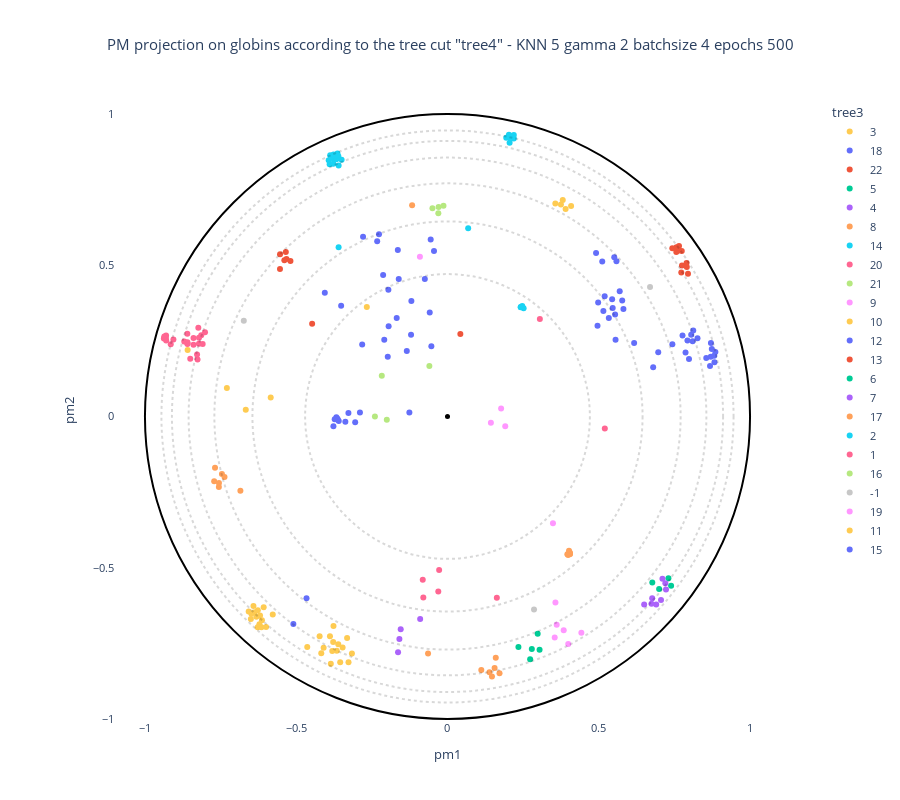

The notebook cell saved with this chart:
### Code cell
trace1 = plot_embedding_interactive(df5, 
                                    labels_name = 'tree3',
                                    show_text=True, 
                                    color_palette = globin_palette,
                                    title = "PM projection on globins according to the tree cut \"tree4\" - KNN 5 gamma 2 batchsize 4 epochs 500",
                                    fontsize = 11
                              )
trace1.show()

### Figure 1 — Plotly figure (JSON) as saved in the notebook; plotly's stock layout.template omitted (floating-point values rounded to 4 significant figures; data arrays with more than 128 entries replaced by an {"elided": "..."} marker saying what was removed)
{"data": [{"customdata": [[5, 3, 3, 2, "Globin C, coelomic", "Globin", "Caudina arenicola", "Caudina", 2.101], [4, 2, 3, 2, "Hemoglobin", "Hemoglobin", "Hemipholis cordifera", "Hemipholis", 2.327], [4, 2, 3, 2, "Hemoglobin", "Hemoglobin", "Ophiactis simplex", "Ophiactis", 2.22], [4, 2, 3, 2, "Hemoglobin", "Hemoglobin", "Ophiactis simplex", "Ophiactis", 2.262], [-1, -1, 3, 2, "Extracellular globin 1", "Extracellular", "Metaphire sieboldi", "Metaphire", 2.434]], "hovertemplate": "<b>%{hovertext}</b><br><br>tree3=%{customdata[2]}<br>pm1=%{x}<br>pm2=%{y}<br>tree1=%{customdata[0]}<br>tree2=%{customdata[1]}<br>tree4=%{customdata[3]}<br>full_name=%{customdata[4]}<br>short_name=%{customdata[5]}<br>full_species=%{customdata[6]}<br>short_species=%{customdata[7]}<br>evo_distance=%{customdata[8]}<extra></extra>", "hovertext": [3, 3, 3, 3, 3], "legendgroup": "3", "marker": {"color": "#FECB52", "symbol": "circle"}, "mode": "markers", "name": "3", "orientation": "v", "showlegend": true, "type": "scatter", "x": [-0.2667, -0.5843, -0.6667, -0.7293, -0.8589], "xaxis": "x", "y": [0.3616, 0.06237, 0.02236, 0.09369, 0.2195], "yaxis": "y"}, {"customdata": {"elided": "33x9 mixed values"}, "hovertemplate": "<b>%{hovertext}</b><br><br>tree3=%{customdata[2]}<br>pm1=%{x}<br>pm2=%{y}<br>tree1=%{customdata[0]}<br>tree2=%{customdata[1]}<br>tree4=%{customdata[3]}<br>full_name=%{customdata[4]}<br>short_name=%{customdata[5]}<br>full_species=%{customdata[6]}<br>short_species=%{customdata[7]}<br>evo_distance=%{customdata[8]}<extra></extra>", "hovertext": [18, 18, 18, 18, 18, 18, 18, 18, 18, 18, 18, 18, 18, 18, 18, 18, 18, 18, 18, 18, 18, 18, 18, 18, 18, 18, 18, 18, 18, 18, 18, 18, 18], "legendgroup": "18", "marker": {"color": "#636efa", "symbol": "circle"}, "mode": "markers", "name": "18", "orientation": "v", "showlegend": true, "type": "scatter", "x": [-0.1205, -0.1612, -0.2265, -0.1642, -0.2791, -0.1194, -0.05873, -0.05559, -0.04461, -0.1975, -0.1679, -0.2128, -0.3275, -0.3636, -0.3376, -0.2894, -0.3632, -0.3673, -0.3051, -0.3594, -0.126, -0.1345, -0.05338, -0.1954, -0.2324, -0.4055, -0.07493, -0.282, -0.3729, -0.209, -0.3771, -0.3516, -0.1946], "xaxis": "x", "y": [0.2698, 0.4545, 0.6022, 0.5504, 0.5938, 0.3816, 0.3436, 0.5852, 0.5472, 0.1972, 0.3251, 0.4679, 0.0111, -0.007673, -0.01755, 0.01265, -0.01104, -0.002844, -0.01954, -0.01471, 0.01292, 0.216, 0.2322, 0.4192, 0.579, 0.4091, 0.4542, 0.2378, -0.009588, 0.2535, -0.03248, 0.366, 0.298], "yaxis": "y"}, {"customdata": [[-1, 40, 22, 11, "ACYPI007228 protein", "ACYPI007228", "Acyrthosiphon pisum", "Acyrthosiphon", 0.4446], [10, 38, 22, 9, "Hemoglobin T1 polymer", "Hemoglobin", "Artemia salina", "Artemia", 1.847], [10, 38, 22, 9, "Hemoglobin P polymer", "Hemoglobin", "Parartemia zietziana", "Parartemia", 1.919], [11, 38, 22, 9, "Hemoglobin T1 polymer", "Hemoglobin", "Artemia salina", "Artemia", 1.781], [11, 38, 22, 9, "Hemoglobin P polymer", "Hemoglobin", "Parartemia zietziana", "Parartemia", 1.74], [11, 38, 22, 9, "Hemoglobin C1 polymer", "Hemoglobin", "Artemia salina", "Artemia", 1.703], [-1, 38, 22, 9, "Hemoglobin P polymer", "Hemoglobin", "Parartemia zietziana", "Parartemia", 2.089], [-1, 40, 22, 11, "Uncharacterized protein", "Uncharacterized", "Acyrthosiphon pisum", "Acyrthosiphon", 0.9009]], "hovertemplate": "<b>%{hovertext}</b><br><br>tree3=%{customdata[2]}<br>pm1=%{x}<br>pm2=%{y}<br>tree1=%{customdata[0]}<br>tree2=%{customdata[1]}<br>tree4=%{customdata[3]}<br>full_name=%{customdata[4]}<br>short_name=%{customdata[5]}<br>full_species=%{customdata[6]}<br>short_species=%{customdata[7]}<br>evo_distance=%{customdata[8]}<extra></extra>", "hovertext": [22, 22, 22, 22, 22, 22, 22, 22], "legendgroup": "22", "marker": {"color": "#EF553B", "symbol": "circle"}, "mode": "markers", "name": "22", "orientation": "v", "showlegend": true, "type": "scatter", "x": [0.04247, -0.5344, -0.5535, -0.5191, -0.5322, -0.5392, -0.5537, -0.4474], "xaxis": "x", "y": [0.2728, 0.5433, 0.5362, 0.5137, 0.5203, 0.5162, 0.4875, 0.3062], "yaxis": "y"}, {"customdata": [[13, 17, 5, 7, "Uncharacterized protein", "Uncharacterized", "Capitella teleta", "Capitella", 2.144], [13, 17, 5, 7, "Uncharacterized protein", "Uncharacterized", "Capitella teleta", "Capitella", 2.237], [-1, 17, 5, 7, "Uncharacterized protein (Fragment)", "Uncharacterized", "Capitella teleta", "Capitella", 2.669], [-1, 17, 5, 7, "Uncharacterized protein", "Uncharacterized", "Capitella teleta", "Capitella", 2.428]], "hovertemplate": "<b>%{hovertext}</b><br><br>tree3=%{customdata[2]}<br>pm1=%{x}<br>pm2=%{y}<br>tree1=%{customdata[0]}<br>tree2=%{customdata[1]}<br>tree4=%{customdata[3]}<br>full_name=%{customdata[4]}<br>short_name=%{customdata[5]}<br>full_species=%{customdata[6]}<br>short_species=%{customdata[7]}<br>evo_distance=%{customdata[8]}<extra></extra>", "hovertext": [5, 5, 5, 5], "legendgroup": "5", "marker": {"color": "#00cc96", "symbol": "circle"}, "mode": "markers", "name": "5", "orientation": "v", "showlegend": true, "type": "scatter", "x": [0.6994, 0.6769, 0.7391, 0.7302], "xaxis": "x", "y": [-0.57, -0.5486, -0.5592, -0.535], "yaxis": "y"}, {"customdata": [[-1, -1, 4, 7, "Uncharacterized protein", "Uncharacterized", "Capitella teleta", "Capitella", 2.502], [-1, 7, 4, 7, "Cytoglobin 2", "Cytoglobin", "Crassostrea gigas", "Crassostrea", 2.349], [-1, 7, 4, 7, "Uncharacterized protein", "Uncharacterized", "Lottia gigantea", "Lottia", 2.433], [12, 6, 4, 7, "Protein CBR GLB 7", "Protein", "Caenorhabditis briggsae", "Caenorhabditis", 3.016], [12, 6, 4, 7, "Uncharacterized protein", "Uncharacterized", "Haemonchus placei", "Haemonchus", 3.29], [-1, 6, 4, 7, "Cre glb 30 protein", "Cre", "Ascaris suum", "Ascaris", 3.176], [-1, -1, 4, 7, "Globin like protein 26", "Globin", "Trichinella pseudospiralis", "Trichinella", 3.038], [-1, 6, 4, 7, "Uncharacterized protein", "Uncharacterized", "Ancylostoma ceylanicum", "Ancylostoma", 3.207]], "hovertemplate": "<b>%{hovertext}</b><br><br>tree3=%{customdata[2]}<br>pm1=%{x}<br>pm2=%{y}<br>tree1=%{customdata[0]}<br>tree2=%{customdata[1]}<br>tree4=%{customdata[3]}<br>full_name=%{customdata[4]}<br>short_name=%{customdata[5]}<br>full_species=%{customdata[6]}<br>short_species=%{customdata[7]}<br>evo_distance=%{customdata[8]}<extra></extra>", "hovertext": [4, 4, 4, 4, 4, 4, 4, 4], "legendgroup": "4", "marker": {"color": "#ab63fa", "symbol": "circle"}, "mode": "markers", "name": "4", "orientation": "v", "showlegend": true, "type": "scatter", "x": [0.7222, 0.7201, 0.7105, 0.6766, 0.65, 0.6898, 0.7057, 0.6743], "xaxis": "x", "y": [-0.5716, -0.5513, -0.5363, -0.6011, -0.6217, -0.6216, -0.6068, -0.6194], "yaxis": "y"}, {"customdata": {"elided": "15x9 mixed values"}, "hovertemplate": "<b>%{hovertext}</b><br><br>tree3=%{customdata[2]}<br>pm1=%{x}<br>pm2=%{y}<br>tree1=%{customdata[0]}<br>tree2=%{customdata[1]}<br>tree4=%{customdata[3]}<br>full_name=%{customdata[4]}<br>short_name=%{customdata[5]}<br>full_species=%{customdata[6]}<br>short_species=%{customdata[7]}<br>evo_distance=%{customdata[8]}<extra></extra>", "hovertext": [8, 8, 8, 8, 8, 8, 8, 8, 8, 8, 8, 8, 8, 8, 8], "legendgroup": "8", "marker": {"color": "#FFA15A", "symbol": "circle"}, "mode": "markers", "name": "8", "orientation": "v", "showlegend": true, "type": "scatter", "x": [0.1596, -0.0643, 0.4047, 0.4035, 0.1557, 0.4017, 0.1117, 0.147, 0.3961, 0.1386, 0.4047, 0.404, 0.404, 0.3989, 0.1719], "xaxis": "x", "y": [-0.7977, -0.7834, -0.4543, -0.4507, -0.8313, -0.4436, -0.8378, -0.8599, -0.4553, -0.8453, -0.4547, -0.4496, -0.4531, -0.4583, -0.8485], "yaxis": "y"}, {"customdata": [[-1, 23, 14, 6, "Globin", "Globin", "Branchiostoma floridae", "Branchiostoma", 2.133], [34, 23, 14, 6, "Globin", "Globin", "Branchiostoma floridae", "Branchiostoma", 2.166], [33, 24, 14, 6, "Uncharacterized protein", "Uncharacterized", "Ciona savignyi", "Ciona", 2.805], [33, 24, 14, 6, "Uncharacterized protein", "Uncharacterized", "Ciona intestinalis", "Ciona", 2.811], [33, 24, 14, 6, "Globin", "Globin", "Ciona intestinalis", "Ciona", 2.838], [33, 24, 14, 6, "Uncharacterized protein", "Uncharacterized", "Ciona savignyi", "Ciona", 2.966], [35, 24, 14, 6, "Uncharacterized protein", "Uncharacterized", "Ciona savignyi", "Ciona", 2.658], [35, 24, 14, 6, "Globin", "Globin", "Ciona intestinalis", "Ciona", 2.609], [34, 23, 14, 6, "Putative uncharacterized protein", "Putative", "Branchiostoma floridae", "Branchiostoma", 2.38], [34, 23, 14, 6, "Putative uncharacterized protein", "Putative", "Branchiostoma floridae", "Branchiostoma", 2.388], [-1, -1, 14, 6, "Neuroglobin like protein", "Neuroglobin", "Saccoglossus kowalevskii", "Saccoglossus", 2.36], [-1, 24, 14, 6, "Globin", "Globin", "Ciona intestinalis", "Ciona", 3.129]], "hovertemplate": "<b>%{hovertext}</b><br><br>tree3=%{customdata[2]}<br>pm1=%{x}<br>pm2=%{y}<br>tree1=%{customdata[0]}<br>tree2=%{customdata[1]}<br>tree4=%{customdata[3]}<br>full_name=%{customdata[4]}<br>short_name=%{customdata[5]}<br>full_species=%{customdata[6]}<br>short_species=%{customdata[7]}<br>evo_distance=%{customdata[8]}<extra></extra>", "hovertext": [14, 14, 14, 14, 14, 14, 14, 14, 14, 14, 14, 14], "legendgroup": "14", "marker": {"color": "#19d3f3", "symbol": "circle"}, "mode": "markers", "name": "14", "orientation": "v", "showlegend": true, "type": "scatter", "x": [0.247, 0.2516, 0.2084, 0.203, 0.2095, 0.2191, 0.1942, 0.2053, 0.2422, 0.2419, -0.36, 0.2192], "xaxis": "x", "y": [0.3648, 0.3577, 0.9257, 0.9311, 0.9186, 0.9183, 0.9212, 0.9048, 0.3615, 0.3612, 0.559, 0.9307], "yaxis": "y"}, {"customdata": [[-1, 39, 20, 10, "Uncharacterized protein", "Uncharacterized", "Strongylocentrotus purpuratus", "Strongylocentrotus", 1.753], [-1, 39, 20, 7, "Putative uncharacterized protein", "Putative", "Branchiostoma floridae", "Branchiostoma", 1.933], [-1, -1, 20, 7, "Putative uncharacterized protein", "Putative", "Trichoplax adhaerens", "Trichoplax", 2.316], [23, 16, 20, 7, "Uncharacterized protein", "Uncharacterized", "Arion vulgaris", "Arion", 2.609], [-1, 16, 20, 7, "Uncharacterized protein", "Uncharacterized", "Lottia gigantea", "Lottia", 2.73], [23, 16, 20, 7, "Cytoglobin 1", "Cytoglobin", "Crassostrea gigas", "Crassostrea", 2.855], [23, 16, 20, 7, "Uncharacterized protein", "Uncharacterized", "Lottia gigantea", "Lottia", 2.731]], "hovertemplate": "<b>%{hovertext}</b><br><br>tree3=%{customdata[2]}<br>pm1=%{x}<br>pm2=%{y}<br>tree1=%{customdata[0]}<br>tree2=%{customdata[1]}<br>tree4=%{customdata[3]}<br>full_name=%{customdata[4]}<br>short_name=%{customdata[5]}<br>full_species=%{customdata[6]}<br>short_species=%{customdata[7]}<br>evo_distance=%{customdata[8]}<extra></extra>", "hovertext": [20, 20, 20, 20, 20, 20, 20], "legendgroup": "20", "marker": {"color": "#FF6692", "symbol": "circle"}, "mode": "markers", "name": "20", "orientation": "v", "showlegend": true, "type": "scatter", "x": [0.3053, 0.5199, 0.1631, -0.08177, -0.02765, -0.07994, -0.03041], "xaxis": "x", "y": [0.3219, -0.03993, -0.5993, -0.5397, -0.5079, -0.5981, -0.5785], "yaxis": "y"}, {"customdata": [[-1, 37, 21, 10, "Uncharacterized protein", "Uncharacterized", "Lutzomyia longipalpis", "Lutzomyia", 1.946], [47, 36, 21, 10, "Putative hemoglobin like flavoprotein (Fragment)", "Hemoglobin", "Rhodnius neglectus", "Rhodnius", 1.846], [47, 36, 21, 10, "Putative hemoglobin like flavoprotein (Fragment)", "Hemoglobin", "Triatoma infestans", "Triatoma", 1.904], [-1, 37, 21, 10, "Uncharacterized protein", "Uncharacterized", "Glossina morsitans", "Glossina", 2.019]], "hovertemplate": "<b>%{hovertext}</b><br><br>tree3=%{customdata[2]}<br>pm1=%{x}<br>pm2=%{y}<br>tree1=%{customdata[0]}<br>tree2=%{customdata[1]}<br>tree4=%{customdata[3]}<br>full_name=%{customdata[4]}<br>short_name=%{customdata[5]}<br>full_species=%{customdata[6]}<br>short_species=%{customdata[7]}<br>evo_distance=%{customdata[8]}<extra></extra>", "hovertext": [21, 21, 21, 21], "legendgroup": "21", "marker": {"color": "#B6E880", "symbol": "circle"}, "mode": "markers", "name": "21", "orientation": "v", "showlegend": true, "type": "scatter", "x": [-0.2399, -0.05994, -0.2172, -0.2006], "xaxis": "x", "y": [-0.0003375, 0.167, 0.1349, -0.01096], "yaxis": "y"}, {"customdata": [[-1, -1, 9, 3, "Uncharacterized protein", "Uncharacterized", "Amphimedon queenslandica", "Amphimedon", 2.522], [14, 10, 9, 3, "Uncharacterized protein", "Uncharacterized", "Strongylocentrotus purpuratus", "Strongylocentrotus", 2.654], [-1, -1, 9, 3, "Uncharacterized protein", "Uncharacterized", "Micromonas commoda", "Micromonas", 2.71], [14, 10, 9, 3, "Uncharacterized protein", "Uncharacterized", "Strongylocentrotus purpuratus", "Strongylocentrotus", 2.587], [-1, 10, 9, 3, "Uncharacterized protein", "Uncharacterized", "Strongylocentrotus purpuratus", "Strongylocentrotus", 2.519], [14, 10, 9, 3, "Uncharacterized protein", "Uncharacterized", "Strongylocentrotus purpuratus", "Strongylocentrotus", 2.276], [14, 10, 9, 3, "Uncharacterized protein", "Uncharacterized", "Strongylocentrotus purpuratus", "Strongylocentrotus", 2.867]], "hovertemplate": "<b>%{hovertext}</b><br><br>tree3=%{customdata[2]}<br>pm1=%{x}<br>pm2=%{y}<br>tree1=%{customdata[0]}<br>tree2=%{customdata[1]}<br>tree4=%{customdata[3]}<br>full_name=%{customdata[4]}<br>short_name=%{customdata[5]}<br>full_species=%{customdata[6]}<br>short_species=%{customdata[7]}<br>evo_distance=%{customdata[8]}<extra></extra>", "hovertext": [9, 9, 9, 9, 9, 9, 9], "legendgroup": "9", "marker": {"color": "#FF97FF", "symbol": "circle"}, "mode": "markers", "name": "9", "orientation": "v", "showlegend": true, "type": "scatter", "x": [0.3486, 0.3609, 0.3567, 0.3544, 0.399, 0.3841, 0.4425], "xaxis": "x", "y": [-0.3532, -0.6883, -0.6152, -0.7307, -0.752, -0.707, -0.7151], "yaxis": "y"}, {"customdata": {"elided": "31x9 mixed values"}, "hovertemplate": "<b>%{hovertext}</b><br><br>tree3=%{customdata[2]}<br>pm1=%{x}<br>pm2=%{y}<br>tree1=%{customdata[0]}<br>tree2=%{customdata[1]}<br>tree4=%{customdata[3]}<br>full_name=%{customdata[4]}<br>short_name=%{customdata[5]}<br>full_species=%{customdata[6]}<br>short_species=%{customdata[7]}<br>evo_distance=%{customdata[8]}<extra></extra>", "hovertext": [10, 10, 10, 10, 10, 10, 10, 10, 10, 10, 10, 10, 10, 10, 10, 10, 10, 10, 10, 10, 10, 10, 10, 10, 10, 10, 10, 10, 10, 10, 10], "legendgroup": "10", "marker": {"color": "#FECB52", "symbol": "circle"}, "mode": "markers", "name": "10", "orientation": "v", "showlegend": true, "type": "scatter", "x": [-0.4094, -0.3809, -0.3319, -0.4228, -0.3885, -0.3272, -0.3779, -0.6133, -0.6274, -0.6572, -0.6216, -0.6377, -0.6153, -0.5997, -0.6318, -0.6196, -0.65, -0.6483, -0.5776, -0.627, -0.6413, -0.6077, -0.3547, -0.316, -0.361, -0.3768, -0.366, -0.3467, -0.4172, -0.3857, -0.4635], "xaxis": "x", "y": [-0.7642, -0.7756, -0.7322, -0.7265, -0.7268, -0.8126, -0.7456, -0.6734, -0.6966, -0.6443, -0.6865, -0.6473, -0.6968, -0.6957, -0.6619, -0.6577, -0.6697, -0.6522, -0.6546, -0.6406, -0.6262, -0.6308, -0.8128, -0.7834, -0.7527, -0.6925, -0.7743, -0.764, -0.7828, -0.8176, -0.7618], "yaxis": "y"}, {"customdata": {"elided": "36x9 mixed values"}, "hovertemplate": "<b>%{hovertext}</b><br><br>tree3=%{customdata[2]}<br>pm1=%{x}<br>pm2=%{y}<br>tree1=%{customdata[0]}<br>tree2=%{customdata[1]}<br>tree4=%{customdata[3]}<br>full_name=%{customdata[4]}<br>short_name=%{customdata[5]}<br>full_species=%{customdata[6]}<br>short_species=%{customdata[7]}<br>evo_distance=%{customdata[8]}<extra></extra>", "hovertext": [12, 12, 12, 12, 12, 12, 12, 12, 12, 12, 12, 12, 12, 12, 12, 12, 12, 12, 12, 12, 12, 12, 12, 12, 12, 12, 12, 12, 12, 12, 12, 12, 12, 12, 12, 12], "legendgroup": "12", "marker": {"color": "#636efa", "symbol": "circle"}, "mode": "markers", "name": "12", "orientation": "v", "showlegend": true, "type": "scatter", "x": [0.8553, 0.8263, 0.7768, 0.5152, 0.8677, 0.8854, 0.554, 0.8702, 0.5332, 0.4958, 0.7931, 0.8122, 0.5194, 0.5815, 0.8102, 0.5692, 0.8815, 0.7982, 0.8735, 0.7433, 0.546, 0.7868, 0.5441, 0.5775, 0.5554, 0.6798, 0.8707, 0.6965, 0.6169, 0.5584, 0.5512, 0.5115, 0.491, 0.8054, 0.4979, 0.8824], "xaxis": "x", "y": [0.1931, 0.2581, 0.268, 0.3484, 0.1664, 0.2126, 0.337, 0.1973, 0.3258, 0.2994, 0.2507, 0.284, 0.3974, 0.3549, 0.2486, 0.4136, 0.2009, 0.1898, 0.2229, 0.2385, 0.3586, 0.211, 0.3872, 0.3835, 0.2534, 0.1629, 0.2428, 0.2119, 0.2424, 0.5129, 0.5258, 0.5119, 0.5401, 0.2699, 0.3766, 0.1789], "yaxis": "y"}, {"customdata": [[-1, 18, 13, 5, "Uncharacterized protein", "Uncharacterized", "Lepisosteus oculatus", "Lepisosteus", 2.353], [27, 19, 13, 5, "Hemoglobin subunit alpha", "Hemoglobin", "Cavia porcellus", "Cavia", 2.682], [27, 19, 13, 5, "Hemoglobin subunit alpha 2", "Hemoglobin", "Scalopus aquaticus", "Scalopus", 2.595], [26, 19, 13, 5, "Uncharacterized protein", "Uncharacterized", "Neotoma lepida", "Neotoma", 2.638], [25, 18, 13, 5, "Globin Y", "Globin", "Callorhinchus milii", "Callorhinchus", 2.515], [25, 18, 13, 5, "Uncharacterized protein", "Uncharacterized", "Latimeria chalumnae", "Latimeria", 2.299], [24, 18, 13, 5, "Uncharacterized protein", "Uncharacterized", "Xenopus tropicalis", "Xenopus", 2.514], [24, 18, 13, 5, "Globin Y", "Globin", "Xenopus laevis", "Xenopus", 2.456], [-1, 18, 13, 5, "Uncharacterized protein", "Uncharacterized", "Pelodiscus sinensis", "Pelodiscus", 2.698], [26, 19, 13, 5, "Hemoglobin subunit rho", "Hemoglobin", "Alligator mississippiensis", "Alligator", 2.984], [26, 19, 13, 5, "Uncharacterized protein", "Uncharacterized", "Nomascus leucogenys", "Nomascus", 2.77]], "hovertemplate": "<b>%{hovertext}</b><br><br>tree3=%{customdata[2]}<br>pm1=%{x}<br>pm2=%{y}<br>tree1=%{customdata[0]}<br>tree2=%{customdata[1]}<br>tree4=%{customdata[3]}<br>full_name=%{customdata[4]}<br>short_name=%{customdata[5]}<br>full_species=%{customdata[6]}<br>short_species=%{customdata[7]}<br>evo_distance=%{customdata[8]}<extra></extra>", "hovertext": [13, 13, 13, 13, 13, 13, 13, 13, 13, 13, 13], "legendgroup": "13", "marker": {"color": "#EF553B", "symbol": "circle"}, "mode": "markers", "name": "13", "orientation": "v", "showlegend": true, "type": "scatter", "x": [0.7743, 0.775, 0.7728, 0.7949, 0.7641, 0.7567, 0.743, 0.7563, 0.7652, 0.7901, 0.7909], "xaxis": "x", "y": [0.5466, 0.4986, 0.4757, 0.4715, 0.5484, 0.5595, 0.5557, 0.5438, 0.5635, 0.5072, 0.4941], "yaxis": "y"}, {"customdata": [[-1, -1, 6, 3, "Globin", "Globin", "Gemmatirosa kalamazoonesis", "Gemmatirosa", 2.905], [-1, 9, 6, 3, "Globin", "Globin", "Gemmatirosa kalamazoonesis", "Gemmatirosa", 3.007], [-1, 9, 6, 3, "Hemin receptor", "Hemin", "Halothiobacillus sp.", "Halothiobacillus", 2.535], [15, 8, 6, 3, "ARAD1D45562p", "ARAD1D45562p", "Blastobotrys adeninivorans", "Blastobotrys", 3.652], [15, 8, 6, 3, "CYFA0S05e02454g1_1", "CYFA0S05e02454g1_1", "Cyberlindnera fabianii", "Cyberlindnera", 4.119]], "hovertemplate": "<b>%{hovertext}</b><br><br>tree3=%{customdata[2]}<br>pm1=%{x}<br>pm2=%{y}<br>tree1=%{customdata[0]}<br>tree2=%{customdata[1]}<br>tree4=%{customdata[3]}<br>full_name=%{customdata[4]}<br>short_name=%{customdata[5]}<br>full_species=%{customdata[6]}<br>short_species=%{customdata[7]}<br>evo_distance=%{customdata[8]}<extra></extra>", "hovertext": [6, 6, 6, 6, 6], "legendgroup": "6", "marker": {"color": "#00cc96", "symbol": "circle"}, "mode": "markers", "name": "6", "orientation": "v", "showlegend": true, "type": "scatter", "x": [0.3043, 0.2344, 0.298, 0.2732, 0.2787], "xaxis": "x", "y": [-0.7714, -0.7621, -0.7183, -0.8028, -0.7688], "yaxis": "y"}, {"customdata": [[-1, 15, 7, 4, "Predicted protein", "Predicted", "Nematostella vectensis", "Nematostella", 3.063], [20, 15, 7, 4, "Predicted protein", "Predicted", "Nematostella vectensis", "Nematostella", 2.696], [-1, 15, 7, 4, "Predicted protein", "Predicted", "Nematostella vectensis", "Nematostella", 2.747], [20, 15, 7, 4, "Predicted protein", "Predicted", "Nematostella vectensis", "Nematostella", 2.467]], "hovertemplate": "<b>%{hovertext}</b><br><br>tree3=%{customdata[2]}<br>pm1=%{x}<br>pm2=%{y}<br>tree1=%{customdata[0]}<br>tree2=%{customdata[1]}<br>tree4=%{customdata[3]}<br>full_name=%{customdata[4]}<br>short_name=%{customdata[5]}<br>full_species=%{customdata[6]}<br>short_species=%{customdata[7]}<br>evo_distance=%{customdata[8]}<extra></extra>", "hovertext": [7, 7, 7, 7], "legendgroup": "7", "marker": {"color": "#ab63fa", "symbol": "circle"}, "mode": "markers", "name": "7", "orientation": "v", "showlegend": true, "type": "scatter", "x": [-0.1634, -0.1546, -0.159, -0.09038], "xaxis": "x", "y": [-0.7798, -0.7035, -0.7359, -0.6692], "yaxis": "y"}, {"customdata": [[43, 31, 17, 10, "Globin 2 A chain", "Globin", "Anadara inaequivalvis", "Anadara", 2.939], [-1, -1, 17, 10, "Nerve hemoglobin", "Hemoglobin", "Spisula solidissima", "Spisula", 2.929], [-1, 31, 17, 10, "Hemoglobin (Heterodimeric)", "Hemoglobin", "Barbatia virescens", "Barbatia", 2.81], [43, 31, 17, 10, "Globin, minor", "Globin,", "Anadara trapezia", "Anadara", 3.279], [43, 31, 17, 10, "Globin 2 B chain", "Globin", "Anadara inaequivalvis", "Anadara", 3.138], [-1, -1, 17, 10, "Hemoglobin II", "Hemoglobin", "Phacoides pectinatus", "Phacoides", 2.946], [44, 30, 17, 10, "Two domain chain of the polymeric hemoglobin (Intracellular)", "Hemoglobin", "Barbatia lima", "Barbatia", 2.721], [44, 30, 17, 10, "Hemoglobin (2 domain)", "Hemoglobin", "Barbatia lima", "Barbatia", 2.732]], "hovertemplate": "<b>%{hovertext}</b><br><br>tree3=%{customdata[2]}<br>pm1=%{x}<br>pm2=%{y}<br>tree1=%{customdata[0]}<br>tree2=%{customdata[1]}<br>tree4=%{customdata[3]}<br>full_name=%{customdata[4]}<br>short_name=%{customdata[5]}<br>full_species=%{customdata[6]}<br>short_species=%{customdata[7]}<br>evo_distance=%{customdata[8]}<extra></extra>", "hovertext": [17, 17, 17, 17, 17, 17, 17, 17], "legendgroup": "17", "marker": {"color": "#FFA15A", "symbol": "circle"}, "mode": "markers", "name": "17", "orientation": "v", "showlegend": true, "type": "scatter", "x": [-0.7712, -0.6845, -0.7684, -0.7557, -0.7554, -0.117, -0.737, -0.7456], "xaxis": "x", "y": [-0.2138, -0.2453, -0.1696, -0.2329, -0.2196, 0.6981, -0.1998, -0.1901], "yaxis": "y"}, {"customdata": [[2, 1, 2, 1, "Globin 2", "Globin", "Chironomus riparius", "Chironomus", 2.7], [1, 1, 2, 1, "Globin", "Globin", "Polypedilum nubifer", "Polypedilum", 2.361], [1, 1, 2, 1, "Globin", "Globin", "Polypedilum vanderplanki", "Polypedilum", 2.438], [3, 1, 2, 1, "Globin", "Globin", "Polypedilum vanderplanki", "Polypedilum", 2.218], [2, 1, 2, 1, "Globin", "Globin", "Polypedilum nubifer", "Polypedilum", 2.475], [3, 1, 2, 1, "Globin", "Globin", "Polypedilum nubifer", "Polypedilum", 2.358], [3, 1, 2, 1, "Globin", "Globin", "Polypedilum vanderplanki", "Polypedilum", 2.284], [3, 1, 2, 1, "Globin 11", "Globin", "Chironomus riparius", "Chironomus", 2.3], [1, 1, 2, 1, "ORF E protein", "ORF", "Chironomus tentans", "Chironomus", 2.859], [1, 1, 2, 1, "Globin", "Globin", "Polypedilum nubifer", "Polypedilum", 2.567], [1, 1, 2, 1, "Globin", "Globin", "Polypedilum nubifer", "Polypedilum", 2.577], [-1, -1, 2, 1, "Globin", "Globin", "Nerita albicilla", "Nerita", 2.087]], "hovertemplate": "<b>%{hovertext}</b><br><br>tree3=%{customdata[2]}<br>pm1=%{x}<br>pm2=%{y}<br>tree1=%{customdata[0]}<br>tree2=%{customdata[1]}<br>tree4=%{customdata[3]}<br>full_name=%{customdata[4]}<br>short_name=%{customdata[5]}<br>full_species=%{customdata[6]}<br>short_species=%{customdata[7]}<br>evo_distance=%{customdata[8]}<extra></extra>", "hovertext": [2, 2, 2, 2, 2, 2, 2, 2, 2, 2, 2, 2], "legendgroup": "2", "marker": {"color": "#19d3f3", "symbol": "circle"}, "mode": "markers", "name": "2", "orientation": "v", "showlegend": true, "type": "scatter", "x": [-0.35, -0.3761, -0.3674, -0.3599, -0.3607, -0.3895, -0.3776, -0.3926, -0.3878, -0.3766, -0.3638, 0.06832], "xaxis": "x", "y": [0.8486, 0.8506, 0.8503, 0.8294, 0.8596, 0.8333, 0.8351, 0.847, 0.8632, 0.8657, 0.8695, 0.6222], "yaxis": "y"}, {"customdata": {"elided": "24x9 mixed values"}, "hovertemplate": "<b>%{hovertext}</b><br><br>tree3=%{customdata[2]}<br>pm1=%{x}<br>pm2=%{y}<br>tree1=%{customdata[0]}<br>tree2=%{customdata[1]}<br>tree4=%{customdata[3]}<br>full_name=%{customdata[4]}<br>short_name=%{customdata[5]}<br>full_species=%{customdata[6]}<br>short_species=%{customdata[7]}<br>evo_distance=%{customdata[8]}<extra></extra>", "hovertext": [1, 1, 1, 1, 1, 1, 1, 1, 1, 1, 1, 1, 1, 1, 1, 1, 1, 1, 1, 1, 1, 1, 1, 1], "legendgroup": "1", "marker": {"color": "#FF6692", "symbol": "circle"}, "mode": "markers", "name": "1", "orientation": "v", "showlegend": true, "type": "scatter", "x": [-0.9308, -0.9349, -0.9374, -0.8217, -0.8093, -0.8395, -0.8599, -0.8262, -0.8503, -0.8278, -0.9298, -0.9302, -0.8395, -0.87, -0.8593, -0.8597, -0.8597, -0.8213, -0.9148, -0.906, -0.8015, -0.814, -0.936, -0.8236], "xaxis": "x", "y": [0.259, 0.2606, 0.2579, 0.2401, 0.2395, 0.2366, 0.2736, 0.1883, 0.1904, 0.2046, 0.2513, 0.2673, 0.2594, 0.2478, 0.2412, 0.2395, 0.2453, 0.2599, 0.2389, 0.2547, 0.2782, 0.2687, 0.2644, 0.2928], "yaxis": "y"}, {"customdata": [[42, 32, 16, 10, "Globin", "Globin", "Nassarius mutabilis", "Nassarius", 2.693], [41, 32, 16, 10, "Uncharacterized protein", "Uncharacterized", "Lottia gigantea", "Lottia", 2.31], [41, 32, 16, 10, "Uncharacterized protein", "Uncharacterized", "Lottia gigantea", "Lottia", 2.327], [42, 32, 16, 10, "Globin", "Globin", "Cerithidea rhizophorarum", "Cerithidea", 2.814]], "hovertemplate": "<b>%{hovertext}</b><br><br>tree3=%{customdata[2]}<br>pm1=%{x}<br>pm2=%{y}<br>tree1=%{customdata[0]}<br>tree2=%{customdata[1]}<br>tree4=%{customdata[3]}<br>full_name=%{customdata[4]}<br>short_name=%{customdata[5]}<br>full_species=%{customdata[6]}<br>short_species=%{customdata[7]}<br>evo_distance=%{customdata[8]}<extra></extra>", "hovertext": [16, 16, 16, 16], "legendgroup": "16", "marker": {"color": "#B6E880", "symbol": "circle"}, "mode": "markers", "name": "16", "orientation": "v", "showlegend": true, "type": "scatter", "x": [-0.01328, -0.04972, -0.03031, -0.02942], "xaxis": "x", "y": [0.6963, 0.6884, 0.6716, 0.692], "yaxis": "y"}, {"customdata": [[-1, -1, -1, 8, "Globin (Fragment)", "Globin", "Operophtera brumata", "Operophtera", 2.592], [-1, -1, -1, 3, "Predicted protein", "Predicted", "Nematostella vectensis", "Nematostella", 3.137], [-1, -1, -1, 2, "Putative di domain hemoglobin (Fragment)", "Hemoglobin", "Daphnia magna", "Daphnia", 2.525]], "hovertemplate": "<b>%{hovertext}</b><br><br>tree3=%{customdata[2]}<br>pm1=%{x}<br>pm2=%{y}<br>tree1=%{customdata[0]}<br>tree2=%{customdata[1]}<br>tree4=%{customdata[3]}<br>full_name=%{customdata[4]}<br>short_name=%{customdata[5]}<br>full_species=%{customdata[6]}<br>short_species=%{customdata[7]}<br>evo_distance=%{customdata[8]}<extra></extra>", "hovertext": [-1, -1, -1], "legendgroup": "-1", "marker": {"color": "#c7c7c7", "symbol": "circle"}, "mode": "markers", "name": "-1", "orientation": "v", "showlegend": true, "type": "scatter", "x": [0.6694, 0.286, -0.6733], "xaxis": "x", "y": [0.4279, -0.6383, 0.3167], "yaxis": "y"}, {"customdata": [[46, 35, 19, 10, "Globin", "Globin", "Ancylostoma ceylanicum", "Ancylostoma", 2.23], [46, 35, 19, 10, "Uncharacterized protein", "Uncharacterized", "Angiostrongylus costaricensis", "Angiostrongylus", 2.134], [46, 35, 19, 10, "Globin", "Globin", "Necator americanus", "Necator", 2.352], [-1, -1, 19, 10, "Cytoglobin1like [Saccoglossus kowalevskii]", "Cytoglobin", "Lepeophtheirus salmonis", "Lepeophtheirus", 2.176]], "hovertemplate": "<b>%{hovertext}</b><br><br>tree3=%{customdata[2]}<br>pm1=%{x}<br>pm2=%{y}<br>tree1=%{customdata[0]}<br>tree2=%{customdata[1]}<br>tree4=%{customdata[3]}<br>full_name=%{customdata[4]}<br>short_name=%{customdata[5]}<br>full_species=%{customdata[6]}<br>short_species=%{customdata[7]}<br>evo_distance=%{customdata[8]}<extra></extra>", "hovertext": [19, 19, 19, 19], "legendgroup": "19", "marker": {"color": "#FF97FF", "symbol": "circle"}, "mode": "markers", "name": "19", "orientation": "v", "showlegend": true, "type": "scatter", "x": [0.1772, 0.1909, 0.1434, -0.0912], "xaxis": "x", "y": [0.02619, -0.03221, -0.02045, 0.5282], "yaxis": "y"}, {"customdata": [[32, 22, 11, 5, "Hemoglobin (Fragment)", "Hemoglobin", "Biomphalaria glabrata", "Biomphalaria", 3.485], [32, 22, 11, 5, "Uncharacterized protein", "Uncharacterized", "Biomphalaria glabrata", "Biomphalaria", 3.638], [32, 22, 11, 5, "Uncharacterized protein", "Uncharacterized", "Biomphalaria glabrata", "Biomphalaria", 3.384], [32, 22, 11, 5, "Haemoglobin type 1", "Hemoglobin", "Biomphalaria glabrata", "Biomphalaria", 3.532], [32, 22, 11, 5, "Uncharacterized protein", "Uncharacterized", "Biomphalaria glabrata", "Biomphalaria", 3.615]], "hovertemplate": "<b>%{hovertext}</b><br><br>tree3=%{customdata[2]}<br>pm1=%{x}<br>pm2=%{y}<br>tree1=%{customdata[0]}<br>tree2=%{customdata[1]}<br>tree4=%{customdata[3]}<br>full_name=%{customdata[4]}<br>short_name=%{customdata[5]}<br>full_species=%{customdata[6]}<br>short_species=%{customdata[7]}<br>evo_distance=%{customdata[8]}<extra></extra>", "hovertext": [11, 11, 11, 11, 11], "legendgroup": "11", "marker": {"color": "#FECB52", "symbol": "circle"}, "mode": "markers", "name": "11", "orientation": "v", "showlegend": true, "type": "scatter", "x": [0.3749, 0.3564, 0.4085, 0.3809, 0.3904], "xaxis": "x", "y": [0.7008, 0.7036, 0.6952, 0.7156, 0.6857], "yaxis": "y"}, {"customdata": [[-1, 25, 15, 8, "Metalloendopeptidase", "Metalloendopeptidase", "Globodera pallida", "Globodera", 2.866], [-1, 25, 15, 8, "Uncharacterized protein", "Uncharacterized", "Strongyloides stercoralis", "Strongyloides", 3.193]], "hovertemplate": "<b>%{hovertext}</b><br><br>tree3=%{customdata[2]}<br>pm1=%{x}<br>pm2=%{y}<br>tree1=%{customdata[0]}<br>tree2=%{customdata[1]}<br>tree4=%{customdata[3]}<br>full_name=%{customdata[4]}<br>short_name=%{customdata[5]}<br>full_species=%{customdata[6]}<br>short_species=%{customdata[7]}<br>evo_distance=%{customdata[8]}<extra></extra>", "hovertext": [15, 15], "legendgroup": "15", "marker": {"color": "#636efa", "symbol": "circle"}, "mode": "markers", "name": "15", "orientation": "v", "showlegend": true, "type": "scatter", "x": [-0.466, -0.5095], "xaxis": "x", "y": [-0.6006, -0.686], "yaxis": "y"}], "layout": {"font": {"size": 11}, "height": 800, "legend": {"title": {"text": "tree3"}, "tracegroupgap": 0}, "plot_bgcolor": "rgba(0, 0, 0, 0)", "shapes": [{"line": {"color": "black", "dash": "dot"}, "opacity": 0.15, "type": "circle", "x0": -0.4706, "x1": 0.4706, "y0": -0.4706, "y1": 0.4706}, {"line": {"color": "black", "dash": "dot"}, "opacity": 0.15, "type": "circle", "x0": -0.6447, "x1": 0.6447, "y0": -0.6447, "y1": 0.6447}, {"line": {"color": "black", "dash": "dot"}, "opacity": 0.15, "type": "circle", "x0": -0.7705, "x1": 0.7705, "y0": -0.7705, "y1": 0.7705}, {"line": {"color": "black", "dash": "dot"}, "opacity": 0.15, "type": "circle", "x0": -0.8557, "x1": 0.8557, "y0": -0.8557, "y1": 0.8557}, {"line": {"color": "black", "dash": "dot"}, "opacity": 0.15, "type": "circle", "x0": -0.9108, "x1": 0.9108, "y0": -0.9108, "y1": 0.9108}, {"line": {"color": "black", "dash": "dot"}, "opacity": 0.15, "type": "circle", "x0": -0.9455, "x1": 0.9455, "y0": -0.9455, "y1": 0.9455}, {"line": {"color": "Black"}, "type": "circle", "x0": -1, "x1": 1, "xref": "x", "y0": -1, "y1": 1, "yref": "y"}, {"fillcolor": "Black", "line": {"color": "Black"}, "type": "circle", "x0": -0.005, "x1": 0.005, "xref": "x", "y0": -0.005, "y1": 0.005, "yref": "y"}], "title": {"text": "PM projection on globins according to the tree cut \"tree4\" - KNN 5 gamma 2 batchsize 4 epochs 500", "x": 0.5}, "xaxis": {"anchor": "y", "constrain": "domain", "domain": [0, 1], "range": [-1.1, 1.1], "title": {"text": "pm1"}}, "yaxis": {"anchor": "x", "domain": [0, 1], "scaleanchor": "x", "scaleratio": 1, "title": {"text": "pm2"}}, "yaxis2": {"layer": "below traces", "matches": "y", "overlaying": "y"}}}
